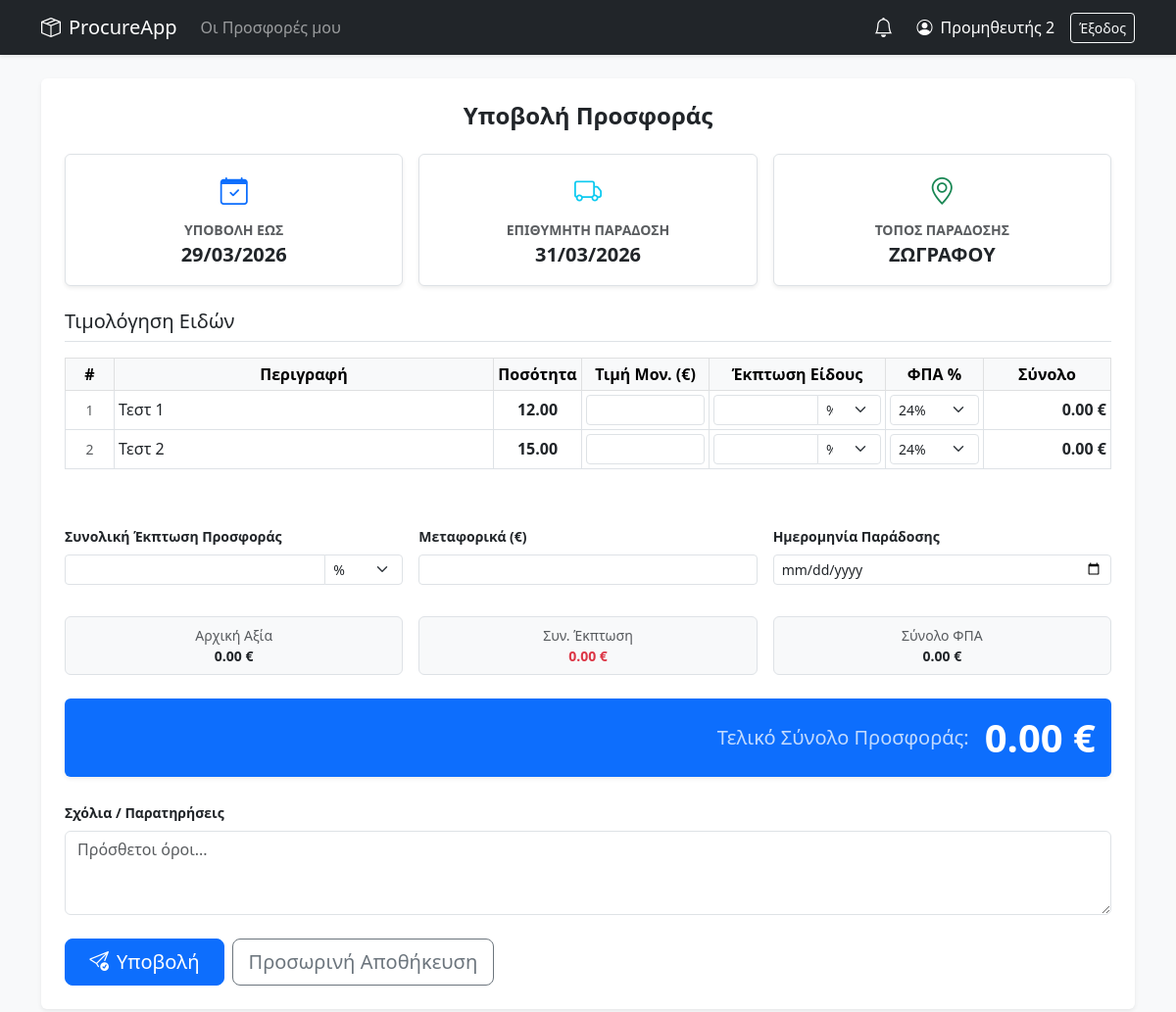
Page /supplier/requests/4/bid (signed in) on the committed database.
### models.py (models this page shows)
class RequestRFQ(db.Model):
    __tablename__ = "requests"
    id = db.Column(db.Integer, primary_key=True)
    title = db.Column(db.String(200), nullable=False)
    description = db.Column(db.Text, nullable=True)
    documents = db.Column(db.String(255), nullable=True)
    created_by = db.Column(db.String(100), nullable=False)
    created_at = db.Column(db.DateTime, default=datetime.utcnow)
    delivery_location = db.Column(db.String(255), nullable=True)
    receiving_manager = db.Column(db.String(120), nullable=True)
    phone = db.Column(db.String(50), nullable=True)
    submit_deadline = db.Column(db.DateTime, nullable=False)
    delivery_deadline = db.Column(db.DateTime, nullable=False)
    status = db.Column(db.String(20), default=RFQStatus.OPEN)
    approved_by = db.Column(db.String(100), nullable=True)
    approved_at = db.Column(db.DateTime, nullable=True)
    denial_reason = db.Column(db.Text, nullable=True)
    winning_bid_id = db.Column(db.Integer, db.ForeignKey('bids.id'), nullable=True)
    cost_center_id = db.Column(db.Integer, db.ForeignKey('cost_centers.id'), nullable=True)
    cost_center = db.relationship('CostCenter', backref='rfqs')
    items = db.relationship('RequestItem', backref='rfq', lazy=True, cascade="all, delete-orphan")
    bids = db.relationship('Bid', backref='rfq', lazy=True, foreign_keys="[Bid.request_id]", cascade="all, delete-orphan")
    allowed_suppliers = db.relationship('AllowedSupplier', backref='rfq', lazy=True, cascade="all, delete-orphan")

class RequestItem(db.Model):
    __tablename__ = "request_items"
    id = db.Column(db.Integer, primary_key=True)
    request_id = db.Column(db.Integer, db.ForeignKey("requests.id"), nullable=False)
    description = db.Column(db.String(255), nullable=False)
    unit = db.Column(db.String(50), nullable=True)
    quantity = db.Column(db.Numeric(12, 2), nullable=False)

### app.py (the view, shortened to what this page needs)
@app.route("/supplier/requests/<int:req_id>/bid", methods=["GET", "POST"])
@require_role("supplier")
def supplier_bid(req_id):
    rfq = RequestRFQ.query.get_or_404(req_id)
    supplier_name = session.get("name")
    username = session.get("username")
    current_user = User.query.filter_by(username=username).first()
    existing_bid = Bid.query.filter_by(request_id=req_id, supplier_id=current_user.id).first()
    is_rfq_closed = rfq.status in [RFQStatus.CLOSED, RFQStatus.RECEIVED]
    is_locked = is_rfq_closed or (existing_bid and ItemAward.query.filter_by(bid_id=existing_bid.id).first())
    item_prefill = {}
    my_awards = []
    my_awards_total = Decimal(0)
    overall_discount_amount = Decimal(0)
    final_award_total = Decimal(0)
    receipts = {}
    return render_template("supplier_bid.html",
                           rfq=rfq, bid=existing_bid, readonly=is_locked, item_prefill=item_prefill,
                           overall_prefill=existing_bid.overall_discount_pct if existing_bid and existing_bid.overall_discount_type == 'pct' else (existing_bid.discount_total if existing_bid else 0),
                           discount_type=existing_bid.overall_discount_type if existing_bid else 'pct', shipping_prefill=existing_bid.shipping_cost if existing_bid else 0,
                           my_awards=my_awards, my_awards_total=my_awards_total, overall_discount_amount=overall_discount_amount, final_award_total=final_award_total, is_rfq_closed=is_rfq_closed, receipts=receipts)

### app.py (called while the page is built)
def require_roles(*roles):
    def wrap(fn):
        @wraps(fn)
        def inner(*args, **kwargs):
            if session.get("role") not in roles:
                flash("Δεν έχεις δικαίωμα πρόσβασης.", "danger")
                return redirect(url_for("login"))
            return fn(*args, **kwargs)
        return inner
    return wrap

@app.context_processor
def utility_processor():
    unread_notifs = []
    if 'username' in session:
        u = User.query.filter_by(username=session['username']).first()
        if u:
            unread_notifs = Notification.query.filter_by(user_id=u.id, is_read=False).order_by(Notification.created_at.desc()).all()
    return dict(phase_info=phase_info, is_editable_by_current_user=is_editable_by_current_user, now=datetime.utcnow(), unread_notifs=unread_notifs)

### templates/supplier_bid.html (shortened to what this page needs)
{% extends "base.html" %}
{% block content %}
<div class="card border-0 shadow-sm mb-4 {% if is_rfq_closed %}opacity-75{% endif %}">
  <div class="card-body p-4">
    <h4 class="mb-4 text-center fw-bold">
        {% if is_rfq_closed %}Αρχικό Δελτίο Προσφοράς{% else %}Υποβολή Προσφοράς{% endif %}
    </h4>
    <div class="row g-3 mb-4">
        <div class="col-md-4">
            <div class="p-3 border rounded bg-white shadow-sm text-center h-100">
                <i class="bi bi-calendar-check text-primary fs-3 d-block mb-2"></i>
                <div class="text-muted small text-uppercase fw-semibold">Υποβολή έως</div>
                <div class="fs-5 fw-bold">{{ rfq.submit_deadline.strftime('%d/%m/%Y') if rfq.submit_deadline else '-' }}</div>
            </div>
        </div>
        <div class="col-md-4">
            <div class="p-3 border rounded bg-white shadow-sm text-center h-100">
                <i class="bi bi-truck text-info fs-3 d-block mb-2"></i>
                <div class="text-muted small text-uppercase fw-semibold">Επιθυμητή Παράδοση</div>
                <div class="fs-5 fw-bold">{{ rfq.delivery_deadline.strftime('%d/%m/%Y') if rfq.delivery_deadline else '-' }}</div>
            </div>
        </div>
        <div class="col-md-4">
            <div class="p-3 border rounded bg-white shadow-sm text-center h-100">
                <i class="bi bi-geo-alt text-success fs-3 d-block mb-2"></i>
                <div class="text-muted small text-uppercase fw-semibold">Τόπος Παράδοσης</div>
                <div class="fs-5 fw-bold text-truncate">{{ rfq.delivery_location or '-' }}</div>
            </div>
        </div>
    </div>
    <form method="post" id="bid-form">
      <h5 class="mb-3 border-bottom pb-2">Τιμολόγηση Ειδών</h5>
      <div class="table-responsive">
        <table id="price-table" class="table table-sm align-middle table-bordered">
          <thead class="table-light text-center">
            <tr>
              <th style="width:50px">#</th>
              <th>Περιγραφή</th>
              <th style="width:90px">Ποσότητα</th>
              <th style="width:130px">Τιμή Μον. (€)</th>
              <th style="width:180px">Έκπτωση Είδους</th>
              <th style="width:100px">ΦΠΑ %</th>
              <th style="width:130px">Σύνολο</th>
            </tr>
          </thead>
          <tbody>
            {% for it in rfq.items %}
            {% set line_prefill = item_prefill[it.id] if item_prefill and it.id in item_prefill else {} %}
            <tr data-line="rfq" data-qty="{{ it.quantity }}">
              <td class="text-center text-muted small">{{ loop.index }}</td>
              <td>{{ it.description }}</td>
              <td class="text-center fw-bold">{{ '%.2f'|format(it.quantity) }}</td>
              <td>
                <input type="number" step="0.01" min="0" class="price form-control form-control-sm text-end"
                       name="item_price_{{ it.id }}" value="{{ '%.2f'|format(line_prefill.price) if line_prefill.price else '' }}"
                       {{ "disabled" if readonly else "" }} oninput="recalcFix()">
              </td>
              <td>
                <div class="input-group input-group-sm">
                    <input type="number" step="0.01" min="0" class="line-disc-val form-control text-end"
                           name="item_discount_{{ it.id }}" value="{{ '%.2f'|format(line_prefill.disc) if line_prefill.disc else '' }}"
                           {{ "disabled" if readonly else "" }} oninput="recalcFix()">
                    <select class="form-select line-disc-type" name="item_discount_type_{{ it.id }}"
                            style="max-width: 65px;" {{ "disabled" if readonly else "" }} onchange="recalcFix()">
                        <option value="pct" {{ 'selected' if not line_prefill.disc_type or line_prefill.disc_type == 'pct' }}>%</option>
                    </select>
                </div>
              </td>
              <td>
                <select name="item_vat_{{ it.id }}" class="form-select form-select-sm vat-item"
                        {{ "disabled" if readonly else "" }} onchange="recalcFix()">
                    <option value="24" {{ 'selected' if line_prefill.vat == 24 or (not line_prefill.vat and vat_pct_prefill == 24) }}>24%</option>
                </select>
              </td>
              <td class="text-end fw-bold"><span class="line-total">0.00</span> €</td>
            </tr>
            {% endfor %}
          </tbody>
        </table>
      </div>
      <div class="row mt-4 g-3">
          <div class="col-md-4">
              <label class="form-label small fw-bold">Συνολική Έκπτωση Προσφοράς</label>
              <div class="input-group input-group-sm">
                  <input type="number" step="0.01" min="0" id="overall_discount_val" name="overall_discount_val"
                         class="form-control text-end" value="{{ overall_prefill or '' }}"
                         {{ "disabled" if readonly else "" }} oninput="recalcFix()">
                  <select class="form-select" id="overall_discount_type" name="overall_discount_type"
                          style="max-width: 80px;" {{ "disabled" if readonly else "" }} onchange="recalcFix()">
                      <option value="pct" {{ 'selected' if not discount_type or discount_type == 'pct' }}>%</option>
                  </select>
              </div>
          </div>
          <div class="col-md-4">
              <label class="form-label small fw-bold">Μεταφορικά (€)</label>
              <input type="number" step="0.01" min="0" name="shipping_cost" class="form-control form-control-sm text-end"
                     value="{{ shipping_prefill or '' }}" {{ "disabled" if readonly else "" }} oninput="recalcFix()">
          </div>
          <div class="col-md-4">
              <label class="form-label small fw-bold">Ημερομηνία Παράδοσης</label>
              <input type="date" name="proposed_delivery_date" class="form-control form-control-sm"
                     value="{{ bid.proposed_delivery_date.strftime('%Y-%m-%d') if bid and bid.proposed_delivery_date else '' }}"
                     {{ "disabled" if readonly else "" }}>
          </div>
      </div>
      <div class="row g-3 mt-3">
        <div class="col-md-4"><div class="p-2 border rounded bg-light text-center small"><div class="text-muted">Αρχική Αξία</div><div class="fw-bold"><span id="sum-subtotal">0.00</span> €</div></div></div>
        <div class="col-md-4"><div class="p-2 border rounded bg-light text-center small"><div class="text-muted">Συν. Έκπτωση</div><div class="fw-bold text-danger"><span id="sum-discount">0.00</span> €</div></div></div>
        <div class="col-md-4"><div class="p-2 border rounded bg-light text-center small"><div class="text-muted">Σύνολο ΦΠΑ</div><div class="fw-bold"><span id="sum-vat">0.00</span> €</div></div></div>
      </div>
      <div class="d-flex align-items-center justify-content-end mt-4 p-3 bg-primary text-white rounded shadow-sm">
        <div class="me-3 fs-5 opacity-75">Τελικό Σύνολο Προσφοράς:</div>
        <div class="display-6 fw-bold"><span id="sum-grand">0.00</span> €</div>
      </div>
      <div class="mt-4">
        <label class="form-label small fw-bold">Σχόλια / Παρατηρήσεις</label>
        <textarea class="form-control" name="notes" rows="3" {{ "disabled" if readonly else "" }}
                  placeholder="Πρόσθετοι όροι...">{{ bid.notes if bid else '' }}</textarea>
      </div>
      <div class="mt-4 d-flex gap-2">
        {% if not readonly %}
            <button type="submit" name="action" value="submit" class="btn btn-primary btn-lg px-4">
                <i class="bi bi-send-check me-2"></i>Υποβολή
            </button>
            <button type="submit" name="action" value="save_draft" class="btn btn-outline-secondary btn-lg">
                Προσωρινή Αποθήκευση
            </button>
        {% elif is_rfq_closed %}
            {% else %}
            <div class="alert alert-warning w-100 mb-0 py-2 small text-center">
                <i class="bi bi-lock-fill me-2"></i>Η επεξεργασία είναι προσωρινά κλειδωμένη καθώς γίνεται ανάλυση των προσφορών.
            </div>
        {% endif %}
      </div>
    </form>
  </div>
</div>
{% endblock %}

### templates/base.html (style rules this page uses)
body { background-color: #f8f9fa; font-family: system-ui, -apple-system, sans-serif; }
.card { border: none; box-shadow: 0 2px 8px rgba(0,0,0,.05); margin-bottom: 1.5rem; }

### rows in the picture
RequestRFQ: submit_deadline "29/03/2026", delivery_deadline "31/03/2026", delivery_location "ΖΩΓΡΑΦΟΥ"
RequestItem: description "Τεστ 1", quantity "12.00", id "%", id "24%"
RequestItem: description "Τεστ 2", quantity "15.00", id "%", id "24%"

### other values in the picture
{{ session.get('name') }} "Προμηθευτής 2"
